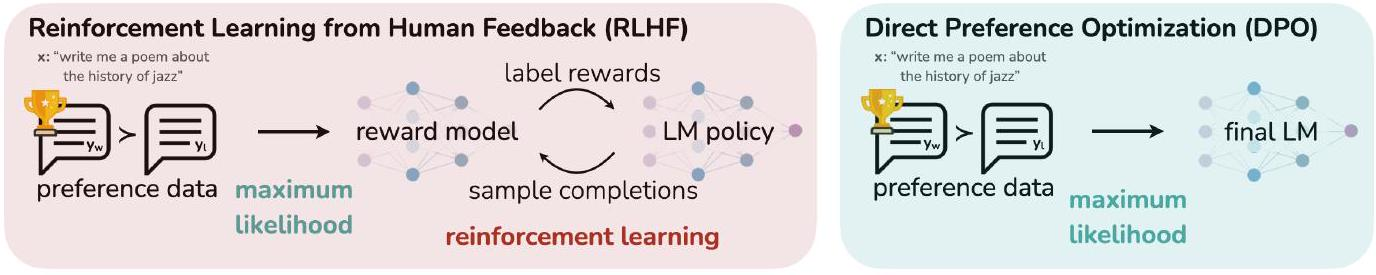
#> input picture tests/fixtures/figure-crops/dpo-figure-1.png, 1376 x 275 px
$ python figure-structure-fixture.py
#> lines starting #> are read from the running program, lines starting #| are printed output that depends on the picture; long printed decimals are rounded
#!/usr/bin/env python3
"""Builds the shared framing fixture's stacked figure (`tests/fixtures/figure-crops/stacked-subfigures.png`): three of the
real figures already in the fixtures (DPO Figures 1, 4 and 2) composed exactly as a multi-image figure is composed for a
request (chat-figures.ts `composeFigure`, ChatFigureFinder.composite: each scaled to the widest one's width, top to
bottom, 2 % of the width of white between them), and prints each image's band as fractions of the composite, for the
`exact` parts of the structure cases in framing.json (FIGURE_VIEW.md "Structure first").

Usage: python3 scripts/figure-structure-fixture.py
"""
from pathlib import Path

from PIL import Image

ROOT = Path(__file__).resolve().parents[1]
DIR = ROOT / 'tests/fixtures/figure-crops'
NAMES = ['dpo-figure-1.png', 'dpo-figure-4.png', 'dpo-figure-2.png']


def js_round(v):
    return int(v + 0.5)  # Math.round for positive values (Swift .rounded() agrees)


def main():
    images = [Image.open(DIR / name).convert('RGB') for name in NAMES]
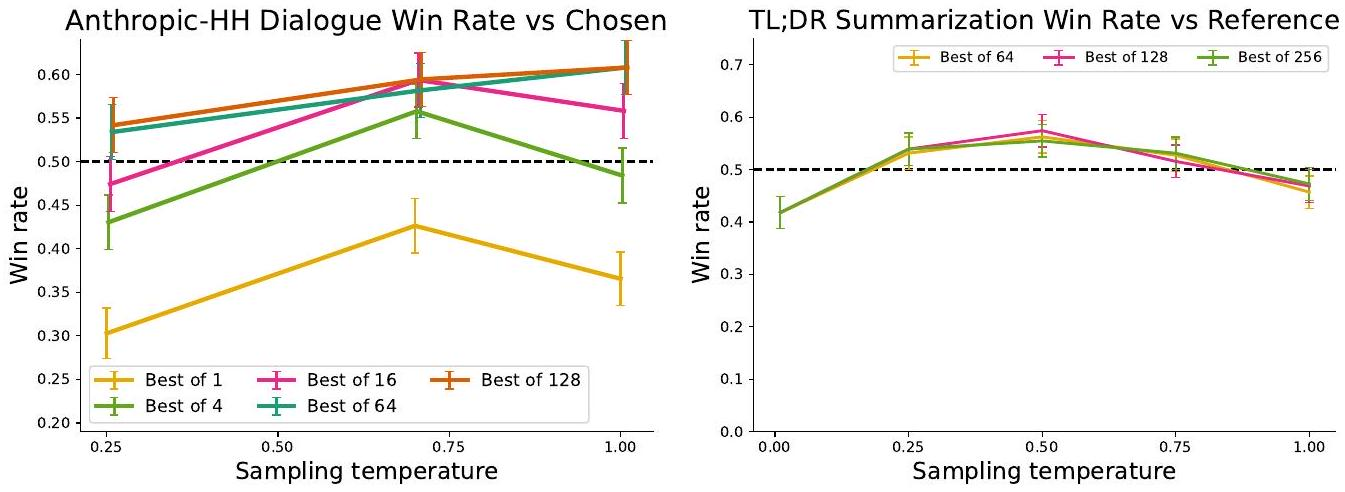
#> input picture tests/fixtures/figure-crops/dpo-figure-4.png, 1345 x 492 px
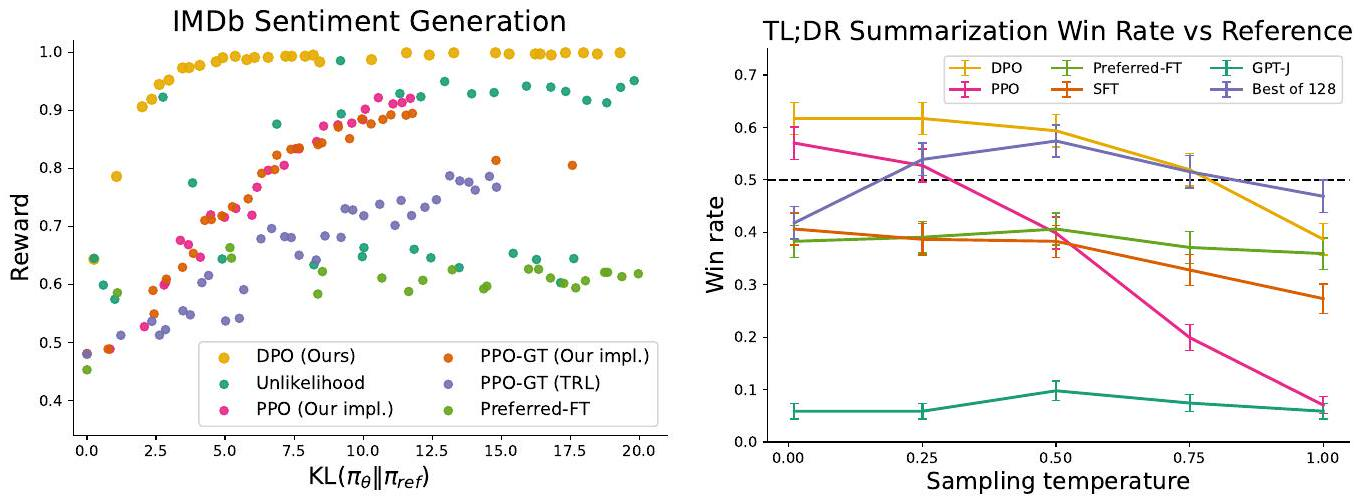
#> input picture tests/fixtures/figure-crops/dpo-figure-2.png, 1360 x 501 px
#> images = 3 items
    width = max(i.width for i in images)
#> width = 1376
    gap = max(1, js_round(width * 0.02))
#> gap = 28
    heights = [js_round(i.height * width / i.width) for i in images]
#> heights = [275, 503, 507]
    height = sum(heights) + gap * (len(images) - 1)
#> height = 1341
    out = Image.new('RGB', (width, height), (255, 255, 255))
#> out: PIL image 1376x1341 RGB; every value is 255
    top, bands = 0, []
    for image, h in zip(images, heights):
        out.paste(image.resize((width, h), Image.LANCZOS), (0, top))
        bands.append((top, top + h))
        top += h + gap
#> this loop made 3 passes
#> (h, top) on passes 1 to 3: (275, 303), (503, 834), (507, 1369)
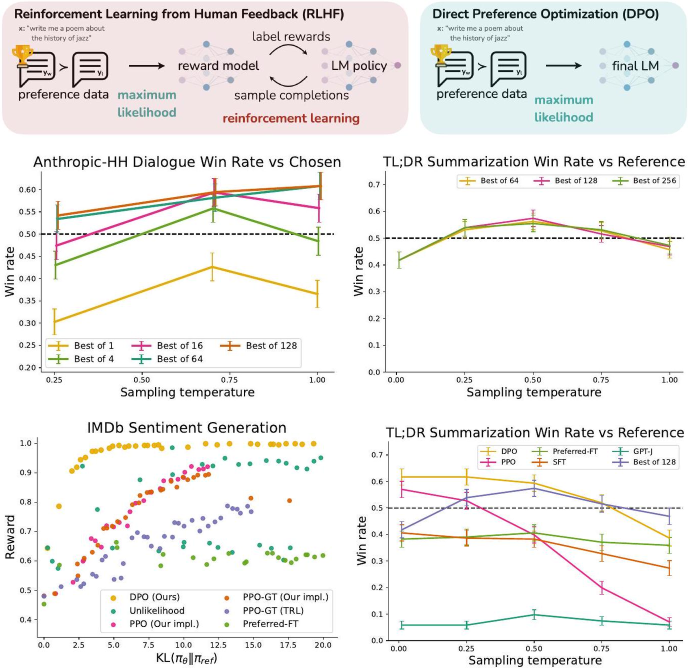
#> out: PIL image 1376x1341 RGB (shown at 1/2 size); mean R, G, B 239.4, 238.4, 236.8
#> after the loop, bands = [(0, 275), (303, 806), (834, 1341)]; top = 1369
    out.save(DIR / 'stacked-subfigures.png', optimize=True)
    print(width, height)
#| 1376 1341
    for t, b in bands:
        print([0, round(t / height, 6), 1, round(b / height, 6)])
#> this loop made 3 passes
#| [0, 0.0, 1, 0.2051]
#| [0, 0.226, 1, 0.601]
#| [0, 0.6219, 1, 1.0]


if __name__ == '__main__':
    main()
